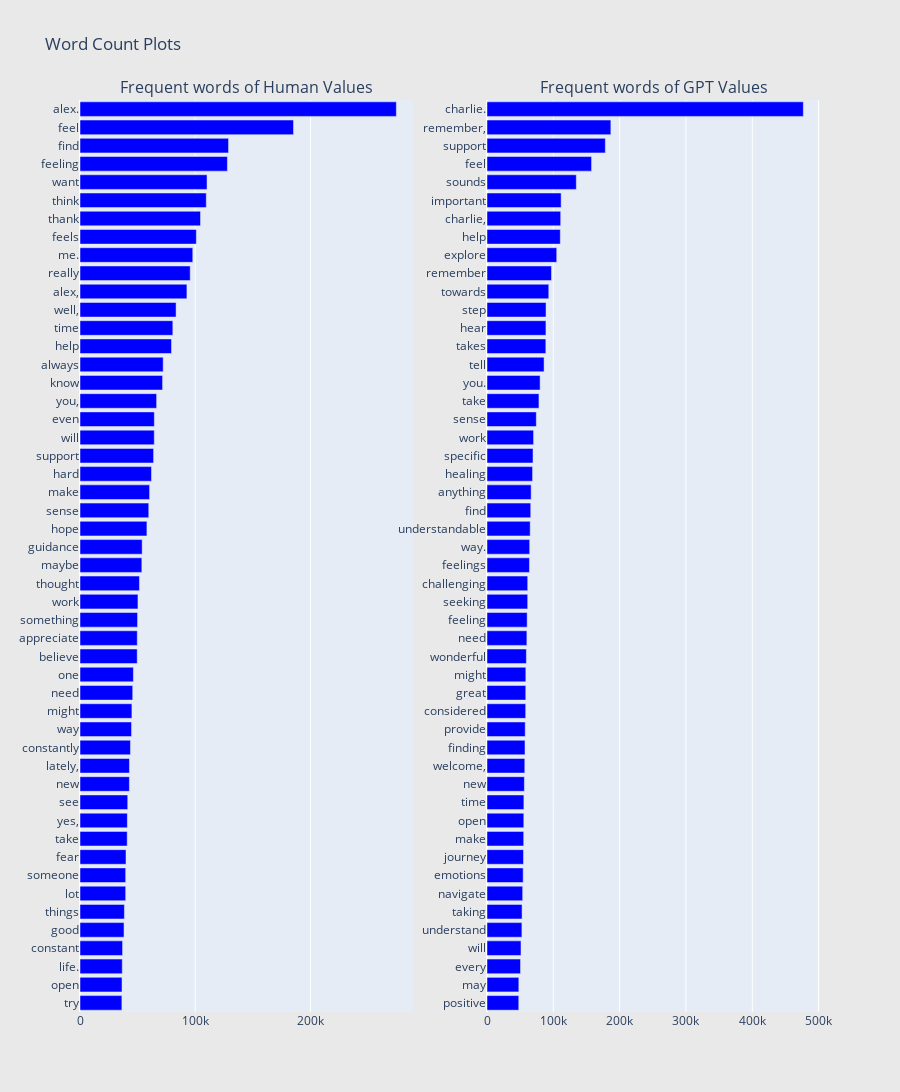

Notebook source saved alongside this figure:
### Code cell
from plotly import tools
from collections import defaultdict

def generate_ngrams(text, n_gram=1):
    token = [token for token in text.lower().split(" ") if token != "" if token not in STOPWORDS]
    ngrams = zip(*[token[i:] for i in range(n_gram)])
    return [" ".join(ngram) for ngram in ngrams]

def horizontal_bar_chart(df, color):
    trace = go.Bar(
        y=df["word"].values[::-1],
        x=df["wordcount"].values[::-1],
        showlegend=False,
        orientation = 'h',
        marker=dict(
            color=color,
        ),
    )
    return trace

freq_dict = defaultdict(int)
for sent in df["Human Values"]:
    for word in generate_ngrams(sent):
        freq_dict[word] += 1
fd_sorted = pd.DataFrame(sorted(freq_dict.items(), key=lambda x: x[1])[::-1])
fd_sorted.columns = ["word", "wordcount"]
trace0 = horizontal_bar_chart(fd_sorted.head(50), 'blue')


freq_dict = defaultdict(int)
for sent in df["GPT Values"]:
    for word in generate_ngrams(sent):
        freq_dict[word] += 1
fd_sorted = pd.DataFrame(sorted(freq_dict.items(), key=lambda x: x[1])[::-1])
fd_sorted.columns = ["word", "wordcount"]
trace1 = horizontal_bar_chart(fd_sorted.head(50), 'blue')


fig = tools.make_subplots(rows=1, cols=2, vertical_spacing=0.04,
                          subplot_titles=["Frequent words of Human Values", 
                                          "Frequent words of GPT Values"])
fig.append_trace(trace0, 1, 1)
fig.append_trace(trace1, 1, 2)
fig['layout'].update(height=1200, width=900, paper_bgcolor='rgb(233,233,233)', title="Word Count Plots")
py.iplot(fig, filename='word-plots')

### Figure 1 — Plotly figure (JSON) as saved in the notebook; plotly's stock layout.template omitted (floating-point values rounded to 4 significant figures)
{"data": [{"marker": {"color": "blue"}, "orientation": "h", "showlegend": false, "type": "bar", "x": [36355, 36475, 36685, 36949, 38216, 38540, 39647, 39650, 39924, 40982, 41096, 41431, 42872, 42919, 43797, 44754, 45052, 45748, 46355, 49664, 49716, 49971, 50311, 51613, 53664, 53963, 58088, 59684, 60418, 62063, 63874, 64477, 64522, 66503, 71686, 72196, 79424, 80575, 83400, 92806, 95661, 97881, 100971, 104589, 109612, 110270, 127948, 128930, 185308, 274589], "xaxis": "x", "y": ["try", "open", "life.", "constant", "good", "things", "lot", "someone", "fear", "take", "yes,", "see", "new", "lately,", "constantly", "way", "might", "need", "one", "believe", "appreciate", "something", "work", "thought", "maybe", "guidance", "hope", "sense", "make", "hard", "support", "will", "even", "you,", "know", "always", "help", "time", "well,", "alex,", "really", "me.", "feels", "thank", "think", "want", "feeling", "find", "feel", "alex."], "yaxis": "y"}, {"marker": {"color": "blue"}, "orientation": "h", "showlegend": false, "type": "bar", "x": [47910, 48003, 50565, 51255, 52647, 52879, 53789, 54562, 55020, 55354, 55515, 55608, 56355, 56980, 57325, 57647, 58331, 58469, 58559, 59391, 60137, 60562, 61381, 61382, 64030, 64366, 65132, 65939, 66570, 68702, 69400, 70238, 74369, 78337, 80093, 86067, 88724, 88896, 89026, 93162, 97257, 105153, 110538, 111118, 111807, 134685, 157685, 178459, 186757, 477045], "xaxis": "x2", "y": ["positive", "may", "every", "will", "understand", "taking", "navigate", "emotions", "journey", "make", "open", "time", "new", "welcome,", "finding", "provide", "considered", "great", "might", "wonderful", "need", "feeling", "seeking", "challenging", "feelings", "way.", "understandable", "find", "anything", "healing", "specific", "work", "sense", "take", "you.", "tell", "takes", "hear", "step", "towards", "remember", "explore", "help", "charlie,", "important", "sounds", "feel", "support", "remember,", "charlie."], "yaxis": "y2"}], "layout": {"annotations": [{"font": {"size": 16}, "showarrow": false, "text": "Frequent words of Human Values", "x": 0.225, "xanchor": "center", "xref": "paper", "y": 1, "yanchor": "bottom", "yref": "paper"}, {"font": {"size": 16}, "showarrow": false, "text": "Frequent words of GPT Values", "x": 0.775, "xanchor": "center", "xref": "paper", "y": 1, "yanchor": "bottom", "yref": "paper"}], "height": 1200, "paper_bgcolor": "rgb(233,233,233)", "title": {"text": "Word Count Plots"}, "width": 900, "xaxis": {"anchor": "y", "domain": [0, 0.45]}, "xaxis2": {"anchor": "y2", "domain": [0.55, 1]}, "yaxis": {"anchor": "x", "domain": [0, 1]}, "yaxis2": {"anchor": "x2", "domain": [0, 1]}}}
